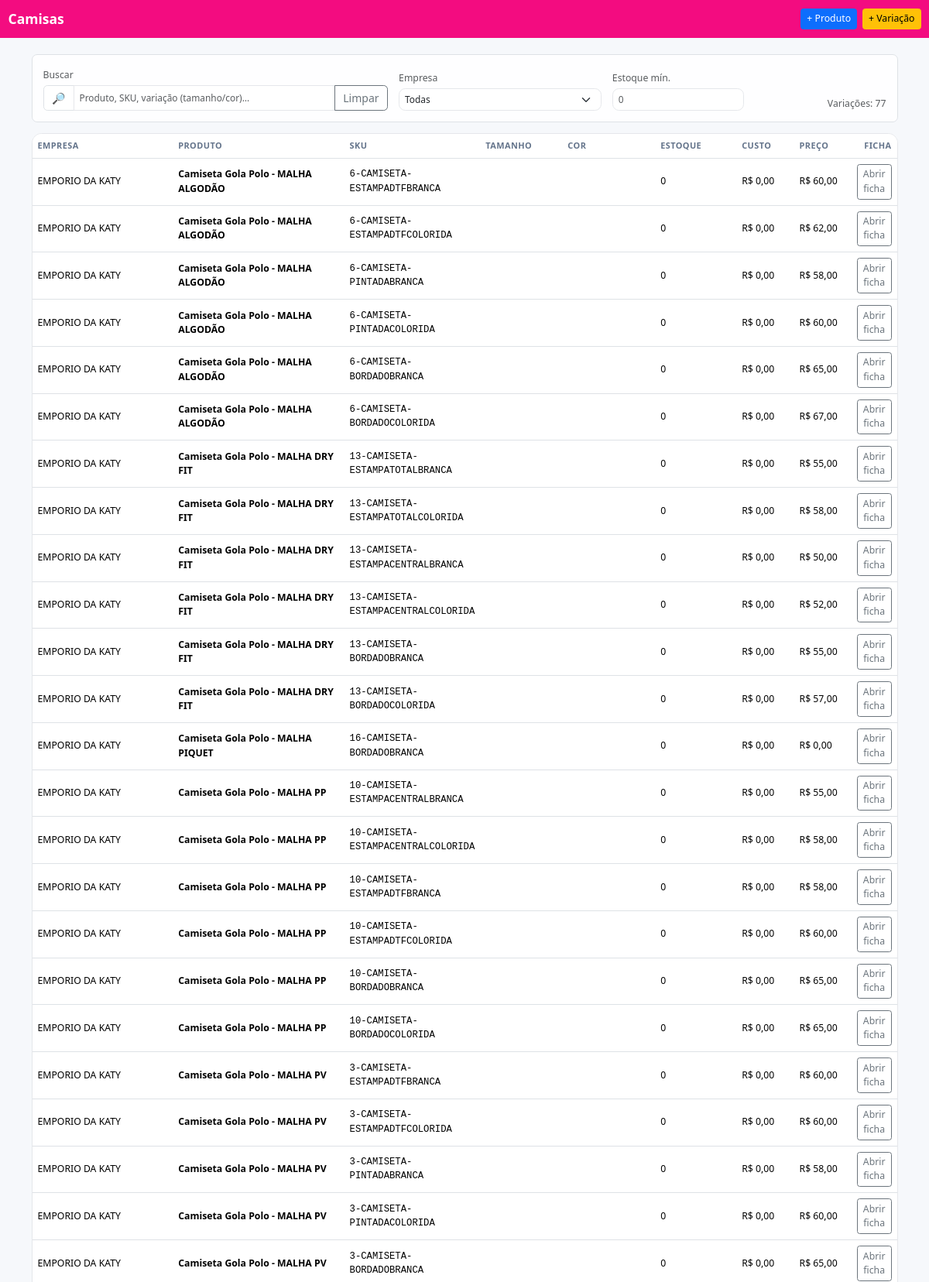
The page /produtos/ (signed in, upper part) on the database its author committed.
### camisas/models.py (models this page shows, shortened)
class Produto(models.Model):
    empresa = models.ForeignKey(Empresa, on_delete=models.PROTECT, related_name="produtos")
    nome = models.CharField(max_length=120)
    descricao = models.TextField(blank=True, null=True)
    ativo = models.BooleanField(default=True)

class Empresa(models.Model):
    nome_fantasia = models.CharField(max_length=120)
    razao_social = models.CharField(max_length=180, blank=True, null=True)
    cnpj = models.CharField(max_length=18, blank=True, null=True)
    ie = models.CharField("Inscrição Estadual", max_length=30, blank=True, null=True)
    email = models.EmailField(blank=True, null=True)
    telefone = models.CharField(max_length=30, blank=True, null=True)
    endereco = models.CharField(max_length=180, blank=True, null=True)
    cidade = models.CharField(max_length=80, blank=True, null=True)
    uf = models.CharField(max_length=2, blank=True, null=True)
    logo = SafeImageField(upload_to=logo_upload_to, blank=True, null=True)
    class Meta:
        ordering = ("nome_fantasia",)
    def logo_img_tag(self, height: int = 120) -> str:
        """Pré-visualização segura para usar no admin (readonly_fields)."""
        url = self.logo_url_safe
        if not url:
            return "—"
        return mark_safe(
            f'<img src="{url}" style="max-height:{height}px;border:1px solid #eee;padding:4px;border-radius:6px">'
        )
    logo_img_tag.short_description = "Logo"

class VariacaoProduto(models.Model):
    produto = models.ForeignKey(
        "Produto",
        on_delete=models.CASCADE,
        related_name="variacoes"
    )
    tipo = models.CharField(max_length=40, default="Padrão")  # <-- substitui cor por tipo
    sku = models.CharField(
        max_length=40,
        unique=True,
        blank=True,
        editable=False,
        db_index=True
    )
    estoque_atual = models.DecimalField(max_digits=12, decimal_places=2, default=Decimal("0"))
    custo_unitario = models.DecimalField(max_digits=12, decimal_places=4, default=Decimal("0"))
    preco_sugerido = models.DecimalField(max_digits=12, decimal_places=2, default=Decimal("0"))
    class Meta:
        unique_together = ("produto", "tipo")  # <-- atualizado
        verbose_name = "Variação de Produto"
        verbose_name_plural = "Variações de Produtos"

### camisas/views.py (the view)
# urls.py: path("produtos/", views.produto_list, name="produto_list"),
@login_required
def produto_list(request):
    q = (request.GET.get("q") or "").strip()
    empresa_id = request.GET.get("empresa") or ""
    qs = Produto.objects.select_related("empresa")
    if q:
        qs = qs.filter(
            Q(nome__icontains=q) |
            Q(variacoes__sku__icontains=q)
        ).distinct()
    if empresa_id:
        qs = qs.filter(empresa_id=empresa_id)
    produtos = qs.order_by("nome")
    return render(request, "camisas/produto_list.html", {
        "produtos": produtos,
        "empresas": Empresa.objects.order_by("nome_fantasia"),
        "sel": {"q": q, "empresa": empresa_id},
        "rows": produtos,  # compatibilidade
    })

### camisas/templates/camisas/produto_list.html (shortened to what this page needs)
<!doctype html>
<html lang="pt-br">
<head>
  <link href="https://cdn.jsdelivr.net/npm/bootstrap@5.3.3/dist/css/bootstrap.min.css" rel="stylesheet" />
</head>
<body>
<nav class="navbar nav-pro navbar-dark">
  <div class="container-fluid">
    <a class="navbar-brand fw-bold" href="{% url 'camisas:home' %}">Camisas</a>
    <div class="ms-auto d-flex gap-2">
      <a class="btn btn-sm btn-primary" href="{% url 'camisas:produto_create' %}">+ Produto</a>
      <a class="btn btn-sm btn-warning" href="{% url 'camisas:variacao_create' %}">+ Variação</a>
    </div>
  </div>
</nav>
<main class="container py-3 py-lg-4">
  <div class="sticky-topbar border rounded-3 p-3 mb-3 toolbar">
    <form method="get" class="row g-3 align-items-end">
      <div class="col-12 col-md-5">
        <label class="form-label small text-muted mb-1" for="q">Buscar</label>
        <div class="input-group">
          <span class="input-group-text bg-white">🔎</span>
          <input id="q" name="q" type="search" class="form-control" placeholder="Produto, SKU, variação (tamanho/cor)…" value="{{ sel.q|default:'' }}">
          <button id="btnClear" class="btn btn-outline-secondary" type="button">Limpar</button>
        </div>
      </div>
      <div class="col-6 col-md-3">
        <label class="form-label small text-muted mb-1" for="empresa">Empresa</label>
        <select id="empresa" name="empresa" class="form-select">
          <option value="">Todas</option>
        </select>
      </div>
      <div class="col-6 col-md-2">
        <label class="form-label small text-muted mb-1" for="estoqueMin">Estoque mín.</label>
        <input id="estoqueMin" type="number" min="0" step="1" class="form-control" placeholder="0">
      </div>
      <div class="col-12 col-md-2 text-end">
        <div class="small text-muted">Variações: <span id="resCount">—</span></div>
      </div>
    </form>
  </div>
  {% if produtos %}
  <div class="card-surface overflow-hidden">
    <div class="table-responsive">
      <table class="table align-middle mb-0">
        <thead><tr>
          <th style="width:18%">Empresa</th>
          <th style="width:22%">Produto</th>
          <th style="width:14%">SKU</th>
          <th style="width:10%">Tamanho</th>
          <th style="width:12%">Cor</th>
          <th style="width:10%">Estoque</th>
          <th style="width:7%">Custo</th>
          <th style="width:7%">Preço</th>
          <th class="text-end">Ficha</th>
        </tr></thead>
        <tbody id="tblBody">
          {% for p in produtos %}
            {% if p.variacoes.all %}
              {% for v in p.variacoes.all %}
              <tr class="row-item"
                  data-emp="{{ p.empresa_id }}"
                  data-empname="{{ p.empresa.nome_fantasia|lower }}"
                  data-prod="{{ p.nome|lower }}"
                  data-sku="{{ v.sku|lower }}"
                  data-tam="{{ v.tamanho|lower }}"
                  data-cor="{{ v.cor|lower }}"
                  data-estoque="{{ v.estoque_atual|floatformat:0 }}">
                <td>{{ p.empresa.nome_fantasia }}</td>
                <td class="fw-semibold">{{ p.nome }}</td>
                <td class="mono">{{ v.sku }}</td>
                <td>{{ v.tamanho }}</td>
                <td></td>
                <td>{{ v.estoque_atual|floatformat:0 }}</td>
                <td>R$ {{ v.custo_unitario|floatformat:2 }}</td>
                <td>R$ {{ v.preco_sugerido|floatformat:2 }}</td>
                <td class="text-end">
                  <a class="btn btn-sm btn-outline-secondary" href="{% url 'camisas:ficha_list' v.pk %}">Abrir ficha</a>
                </td>
              </tr>
              {% endfor %}
            {% endif %}
          {% endfor %}
        </tbody>
      </table>
    </div>
  </div>
  {% else %}
    <div class="empty">
      <div class="h6 mb-1">Nenhum produto</div>
      <div class="text-muted">Cadastre um produto e crie variações.</div>
    </div>
  {% endif %}
</main>
</body>
</html>

### camisas/templates/camisas/produto_list.html (style rules this page uses)
:root { --ink:#0f172a;--muted:#64748b;--ring:rgba(37,99,235,.18);--g1:#f30c80;--g2:#f30c80;--base-font:14px; }
html { font-size:var(--base-font); }
body { background:#f6f8fb;color:var(--ink); }
.nav-pro { background:linear-gradient(90deg,var(--g1),var(--g2)); }
.sticky-topbar { position:sticky;top:0;z-index:20;background:#ffffffd6;backdrop-filter:blur(6px); }
.toolbar .form-control,.toolbar .form-select { border-radius:.6rem;border-color:#e5e7eb;font-size:.85rem;padding:.35rem .5rem }
.table { font-size:.875rem }
.table thead th { font-size:.78rem;text-transform:uppercase;letter-spacing:.04em;color:#64748b;border-top:0 }
.card-surface { background:#fff;border:1px solid #e5e7eb;border-radius:.9rem }
.mono { font-family:ui-monospace,SFMono-Regular,Menlo,Monaco,Consolas,"Liberation Mono","Courier New",monospace }

### rows shown on the page
Produto: empresa.nome_fantasia "EMPORIO DA KATY", nome "Camiseta Gola Polo - MALHA ALGODÃO"
VariacaoProduto: sku "6-CAMISETA-ESTAMPADTFBRANCA", estoque_atual "0", custo_unitario "0,00", preco_sugerido "60,00"
VariacaoProduto: sku "6-CAMISETA-ESTAMPADTFCOLORIDA", estoque_atual "0", custo_unitario "0,00", preco_sugerido "62,00"
VariacaoProduto: sku "6-CAMISETA-PINTADABRANCA", estoque_atual "0", custo_unitario "0,00", preco_sugerido "58,00"
VariacaoProduto: sku "6-CAMISETA-PINTADACOLORIDA", estoque_atual "0", custo_unitario "0,00", preco_sugerido "60,00"
VariacaoProduto: sku "6-CAMISETA-BORDADOBRANCA", estoque_atual "0", custo_unitario "0,00", preco_sugerido "65,00"
VariacaoProduto: sku "6-CAMISETA-BORDADOCOLORIDA", estoque_atual "0", custo_unitario "0,00", preco_sugerido "67,00"
Produto: empresa.nome_fantasia "EMPORIO DA KATY", nome "Camiseta Gola Polo - MALHA DRY FIT"
VariacaoProduto: sku "13-CAMISETA-ESTAMPATOTALBRANCA", estoque_atual "0", custo_unitario "0,00", preco_sugerido "55,00"
VariacaoProduto: sku "13-CAMISETA-ESTAMPATOTALCOLORIDA", estoque_atual "0", custo_unitario "0,00", preco_sugerido "58,00"
VariacaoProduto: sku "13-CAMISETA-ESTAMPACENTRALBRANCA", estoque_atual "0", custo_unitario "0,00", preco_sugerido "50,00"
VariacaoProduto: sku "13-CAMISETA-ESTAMPACENTRALCOLORIDA", estoque_atual "0", custo_unitario "0,00", preco_sugerido "52,00"
VariacaoProduto: sku "13-CAMISETA-BORDADOBRANCA", estoque_atual "0", custo_unitario "0,00", preco_sugerido "55,00"
VariacaoProduto: sku "13-CAMISETA-BORDADOCOLORIDA", estoque_atual "0", custo_unitario "0,00", preco_sugerido "57,00"
Produto: empresa.nome_fantasia "EMPORIO DA KATY", nome "Camiseta Gola Polo - MALHA PIQUET"
VariacaoProduto: sku "16-CAMISETA-BORDADOBRANCA", estoque_atual "0", custo_unitario "0,00", preco_sugerido "0,00"
Produto: empresa.nome_fantasia "EMPORIO DA KATY", nome "Camiseta Gola Polo - MALHA PP"
VariacaoProduto: sku "10-CAMISETA-ESTAMPACENTRALBRANCA", estoque_atual "0", custo_unitario "0,00", preco_sugerido "55,00"
VariacaoProduto: sku "10-CAMISETA-ESTAMPACENTRALCOLORIDA", estoque_atual "0", custo_unitario "0,00", preco_sugerido "58,00"
VariacaoProduto: sku "10-CAMISETA-ESTAMPADTFBRANCA", estoque_atual "0", custo_unitario "0,00", preco_sugerido "58,00"
VariacaoProduto: sku "10-CAMISETA-ESTAMPADTFCOLORIDA", estoque_atual "0", custo_unitario "0,00", preco_sugerido "60,00"
VariacaoProduto: sku "10-CAMISETA-BORDADOBRANCA", estoque_atual "0", custo_unitario "0,00", preco_sugerido "65,00"
VariacaoProduto: sku "10-CAMISETA-BORDADOCOLORIDA", estoque_atual "0", custo_unitario "0,00", preco_sugerido "65,00"
Produto: empresa.nome_fantasia "EMPORIO DA KATY", nome "Camiseta Gola Polo - MALHA PV"
VariacaoProduto: sku "3-CAMISETA-ESTAMPADTFBRANCA", estoque_atual "0", custo_unitario "0,00", preco_sugerido "60,00"
VariacaoProduto: sku "3-CAMISETA-ESTAMPADTFCOLORIDA", estoque_atual "0", custo_unitario "0,00", preco_sugerido "60,00"
VariacaoProduto: sku "3-CAMISETA-PINTADABRANCA", estoque_atual "0", custo_unitario "0,00", preco_sugerido "58,00"
VariacaoProduto: sku "3-CAMISETA-PINTADACOLORIDA", estoque_atual "0", custo_unitario "0,00", preco_sugerido "60,00"
VariacaoProduto: sku "3-CAMISETA-BORDADOBRANCA", estoque_atual "0", custo_unitario "0,00", preco_sugerido "65,00"
